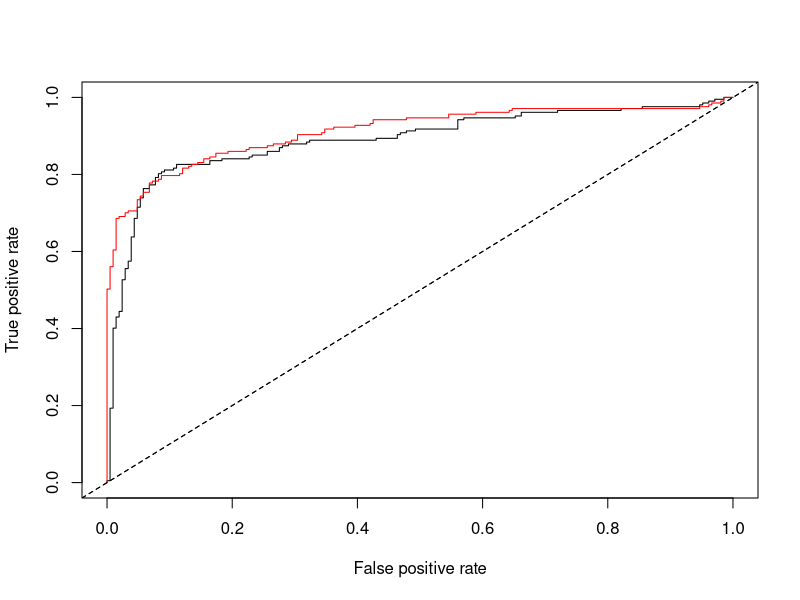

Write R code to recreate this figure.
library(MASS)
# ottiene e visualizza i coefficienti della funzione discriminante
library(MASS)
library(readxl)  # Per leggere file Excel (.xlsx)

library(readxl)

dataset <- read_excel("dataset_PCA.xlsx")

# Assicurati che Default sia un fattore
dataset$Default <- as.factor(dataset$Default)

library(MASS)
ldmodel <- lda(Default ~ x1 + x2 + x3 + x4 + x5, data = dataset)



ldmodel=lda(Default~x1+x2+x3+x4 +x5,data=dataset)
ldpred<-predict(ldmodel)
dataset$x1mod=dataset$x1*100
dataset$x2mod=dataset$x2*100
dataset$x4mod=dataset$x4*100
glmodel<- glm(Default ~ x1 + x2 + x3 + x4 + x5, family=binomial(logit), data=dataset)
glmpred<-predict(glmodel, type = "response")
# disegna la curva ROC per il modello di analisi discriminante lineare
library(ROCR)
data<-ldpred$posterior[,2]
reference<-as.factor(dataset$Default)
ROCRpred_ld<-prediction(data, reference)
ROCRperf_ld<-performance(ROCRpred_ld,measure = "tpr", x.measure = "fpr")
plot(ROCRperf_ld)
abline(0,1,lty=2)
# disegna la curva ROC per il modello di regressione logistica
data<-glmpred
reference<-as.factor(dataset$Default)
ROCRpred_gl <- prediction(glmpred , dataset$Default)
ROCRperf_gl <- performance(ROCRpred_gl,measure = "tpr", x.measure = "fpr")
plot(ROCRperf_gl,col="red",add=TRUE)
abline(0,1,lty=2)

AUC_ld<-performance(ROCRpred_ld,"auc")@y.values[[1]]
AUC_gl<-performance(ROCRpred_gl,"auc")@y.values[[1]]
# incremento percentuale di AUC ottenuto passando dal modello di analisi discriminante alla regressione logistica
deltaperc_AUC<-(AUC_gl-AUC_ld)/AUC_ld
deltaperc_AUC
gini_ld<-2*AUC_ld-1
gini_ld
gini_gl<-2*AUC_gl-1
gini_gl
# incremento percentuale di gini ottenuto passando dal modello di analisi discriminante alla regressione logistica
deltaperc_gini<-(gini_gl-gini_ld)/gini_ld
deltaperc_gini
